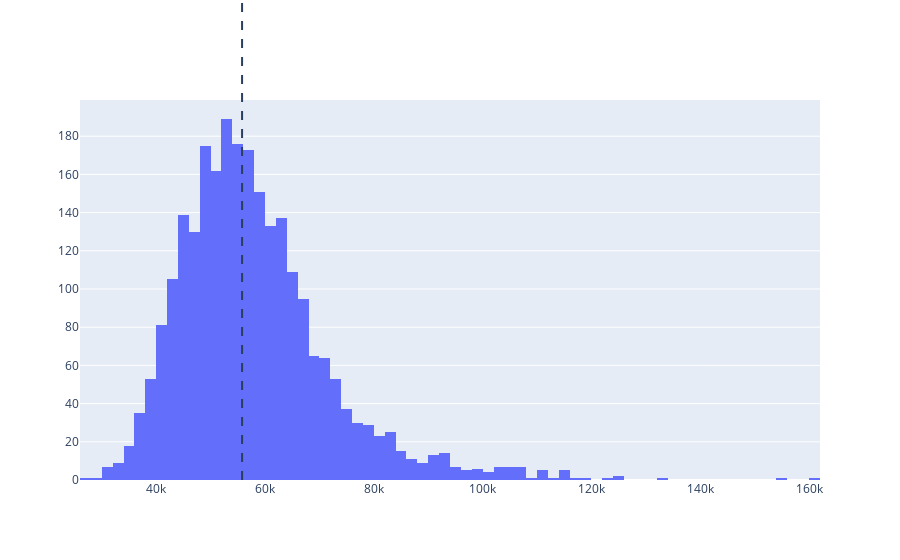

Here is the notebook cell this chart was saved with:
### Code cell
fig = go.Figure()
fig.add_trace(go.Histogram(x=zhvi_county_inc_pop["med_inc"]))
fig.add_shape(
        go.layout.Shape(type='line', xref='x', yref='paper',
                        x0=np.median(zhvi_county_inc_pop.med_inc), y0=0.0, x1=np.median(zhvi_county_inc_pop.med_inc),
                        y1=160.0,
                        line={'dash': 'dash'}))
#fig.add_vline(x=np.median(zhvi_county_inc_pop.med_inc), line_dash = 'dash', line_color = 'green')
#fig.add_vline(x=np.mean(zhvi_county_inc_pop.med_inc), line_dash = 'dash', line_color = 'firebrick')
fig.show()

### Figure 1 — Plotly figure (JSON) as saved in the notebook; plotly's stock layout.template omitted (floating-point values rounded to 4 significant figures; data arrays with more than 128 entries replaced by an {"elided": "..."} marker saying what was removed)
{"data": [{"type": "histogram", "x": {"elided": "2530 int values"}}], "layout": {"shapes": [{"line": {"dash": "dash"}, "type": "line", "x0": 55790.0, "x1": 55790.0, "xref": "x", "y0": 0, "y1": 189, "yref": "paper"}]}}
